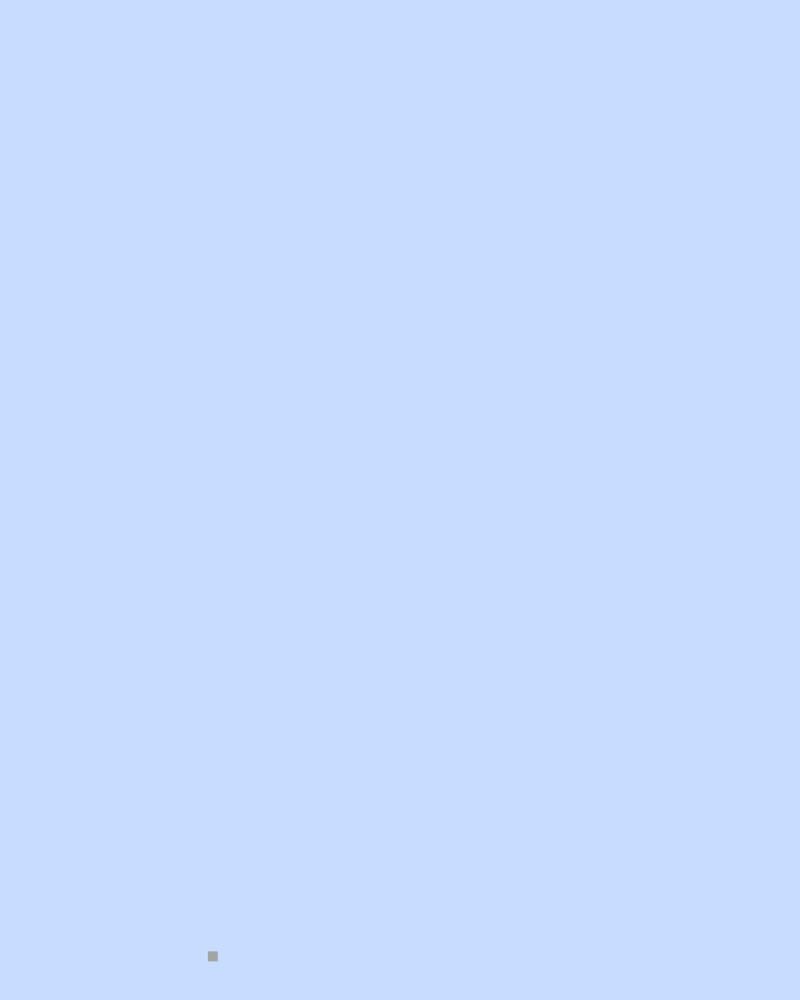
Frame 1 (no input)
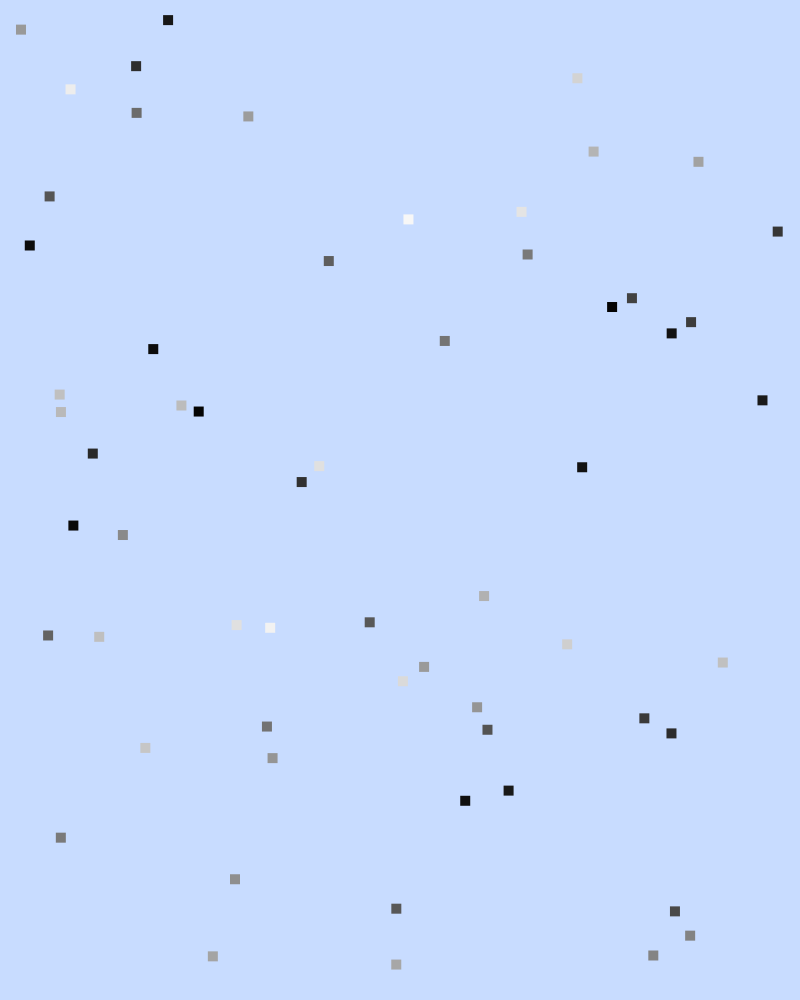
Frame 60 (the mouse pressed at the canvas centre just before this capture)
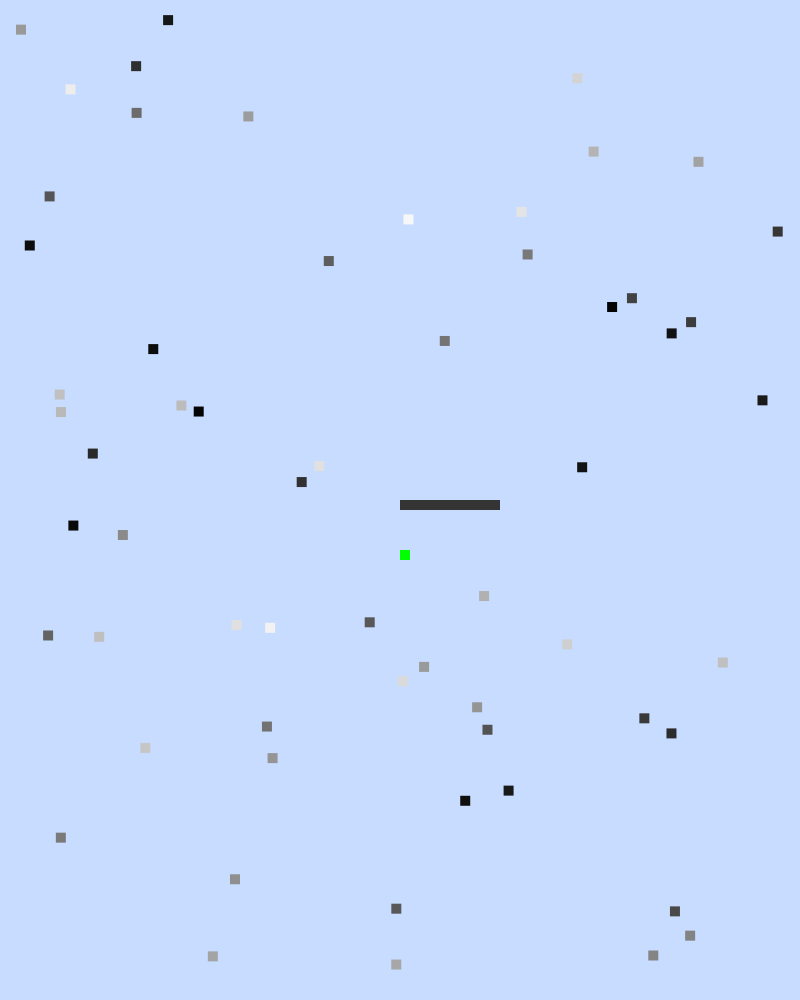
Frame 120 (the mouse held since frame 60 and released just before this capture)

The Processing sketch that drew these frames (run headless with seeded random() and noise(); from frame 60 on, the mouse is pressed at the canvas centre):

// Processing sketch: cours2
// ── cours2.pde
//first function, begin of the sketch, executed one time
void setup() {
  //size of the screen
  size(800, 1000);
  //couleur de mon sketch
  background(200, 220, 255);
  //framerate -> 60 frame / second
  frameRate(60);
}
//executed everytime
void draw() {
  if (mousePressed==true) {
    dessinA();
  }else{
    dessinB();
  }
}

void dessinA() {
  fill(random(255));
  noStroke();
  rect(mouseX, mouseY, 100, 10);
  fill(0, 255, 0);
  rect(mouseX, mouseY+50, 10, 10);
  stroke(0, 40);
  line(mouseX, mouseY, width/2, height/2);
}

void dessinB(){
  fill(random(255));
  noStroke();
  rect(random(width),random(height),10,10);
}

//keyboard event
void keyPressed() {
  //if key is 's' then i execute this inside brackets
  if (key=='s') {
    save("save"+frameCount+".png");
  }
}
